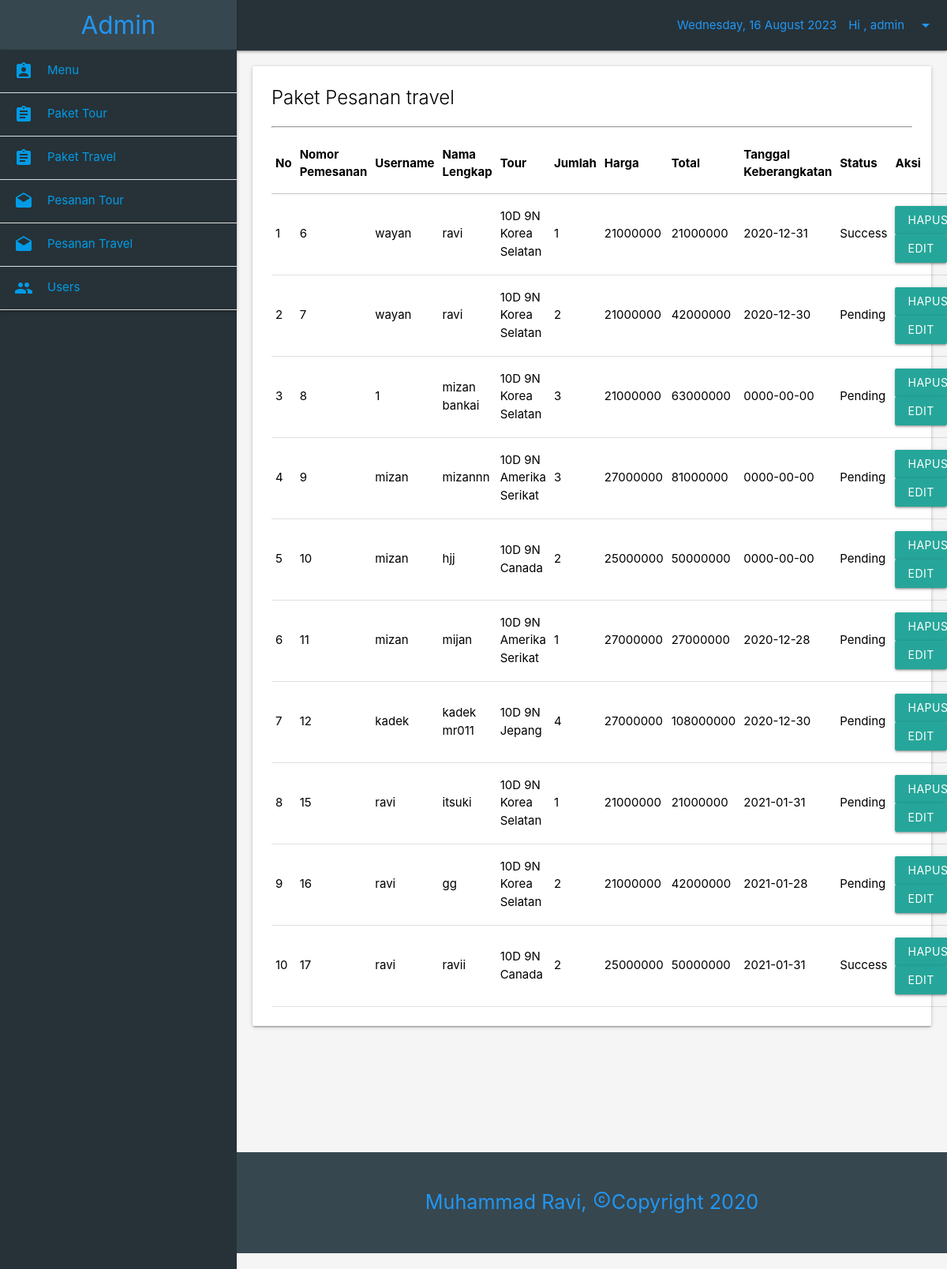
The app's page /admin/pesanantravel.php (signed in) with its own data.
### tables this page shows
CREATE TABLE `pesanan_travel` (
  `nomor_pemesanan` int(11) NOT NULL,
  `username` varchar(255) NOT NULL,
  `nama_lengkap` varchar(255) NOT NULL,
  `nama_travel` varchar(255) NOT NULL,
  `harga` int(100) NOT NULL,
  `jumlah_tiket` int(100) NOT NULL,
  `total` int(100) NOT NULL,
  `tanggal_berangkat` date NOT NULL,
  `status` enum('Pending','Success','Cancel') NOT NULL
);

### admin/config.php (called while the page is built, shortened)
<?php
$koneksi = mysqli_connect("localhost", "root", "", "db_tour_travel");
function query($query) {
	global $koneksi;
	$result = mysqli_query($koneksi, $query);
	$rows = [];
	while ( $row = mysqli_fetch_assoc($result)) {
		$rows[] = $row;
	}
	return $rows;
}
 ?>

### admin/pesanantravel.php (the view, shortened to what this page needs)
<?php
require 'config.php';
$pesan = query("SELECT * FROM pesanan_travel");
 ?>
<!DOCTYPE html>
<html lang="en">
<head>
      <link rel="stylesheet" href="css/icon.css">
      <link type="text/css" rel="stylesheet" href="css/materialize.min.css"  media="screen,projection"/>
      <link rel="stylesheet" type="text/css" href="css/style.css?=1.1">
</head>
<body class="grey lighten-4">
    <div class="row">
        <?php include('sidebar.php'); ?>
      <div class="col s9" style="padding-right: 0; padding-left: 0; /*height: 992px;*/ float: right;">
        <?php include('nav.php'); ?>
        <div class="travel" style="margin-left: 20px;margin-right: 20px; margin-top: 20px;">
        <div class="card white">
        <div class="card-content black-text">
          <span class="card-title" style="margin-bottom: 20px;">Paket Pesanan travel</span>
          <hr>
          <table class="responsive-table">
        <thead>
          <tr>
              <th>No</th>
              <th>Nomor Pemesanan</th>
              <th>Username</th>
              <th>Nama Lengkap</th>
              <th>Tour</th>
              <th>Jumlah</th>
              <th>Harga</th>
              <th>Total</th>
              <th>Tanggal Keberangkatan</th>
              <th>Status</th>
              <th>Aksi</th>
          </tr>
        </thead>
        <tbody>
          <tr>
            <?php $i =1; ?>
          <?php foreach( $pesan as $data) : ?>
          <tr>
            <td><?php echo $i; ?></td>
            <td><?php echo $data["nomor_pemesanan"]; ?></td>
            <td><?php echo $data["username"]; ?></td>
            <td><?php echo $data["nama_lengkap"]; ?></td>
            <td><?php echo $data["nama_travel"]; ?></td>
            <td><?php echo $data["jumlah_tiket"]; ?></td>
            <td><?php echo $data["harga"]; ?></td>
            <td><?php echo $data["total"]; ?></td>
            <td><?php echo $data["tanggal_berangkat"]; ?></td>
            <td><?php echo $data["status"]; ?></td>
            <td><a href="hapuspesantravel.php?id=<?php echo $data["nomor_pemesanan"]; ?>" class="waves-effect waves-light btn">Hapus</a>
                <a href="editpemesanantravel.php?id=<?php echo $data["nomor_pemesanan"]; ?>" class="waves-effect waves-light btn">Edit</a></td>
          </tr>
          <?php $i++; ?>
        <?php endforeach; ?>
          </tr>
        </tbody>
      </table>
        </div>
      </div>
      </div>
        <?php include('footer.php'); ?>
      </div>
    </div>
</body>
</html>

### records on screen
pesanan_travel: nomor_pemesanan "6", username "wayan", nama_lengkap "ravi", nama_travel "10D 9N Korea Selatan", jumlah_tiket "1", harga "21000000", total "21000000", tanggal_berangkat "2020-12-31", status "Success"
pesanan_travel: nomor_pemesanan "7", username "wayan", nama_lengkap "ravi", nama_travel "10D 9N Korea Selatan", jumlah_tiket "2", harga "21000000", total "42000000", tanggal_berangkat "2020-12-30", status "Pending"
pesanan_travel: nomor_pemesanan "8", username "1", nama_lengkap "mizan bankai", nama_travel "10D 9N Korea Selatan", jumlah_tiket "3", harga "21000000", total "63000000", tanggal_berangkat "0000-00-00", status "Pending"
pesanan_travel: nomor_pemesanan "9", username "mizan", nama_lengkap "mizannn", nama_travel "10D 9N Amerika Serikat", jumlah_tiket "3", harga "27000000", total "81000000", tanggal_berangkat "0000-00-00", status "Pending"
pesanan_travel: nomor_pemesanan "10", username "mizan", nama_lengkap "hjj", nama_travel "10D 9N Canada", jumlah_tiket "2", harga "25000000", total "50000000", tanggal_berangkat "0000-00-00", status "Pending"
pesanan_travel: nomor_pemesanan "11", username "mizan", nama_lengkap "mijan", nama_travel "10D 9N Amerika Serikat", jumlah_tiket "1", harga "27000000", total "27000000", tanggal_berangkat "2020-12-28", status "Pending"
pesanan_travel: nomor_pemesanan "12", username "kadek", nama_lengkap "kadek mr011", nama_travel "10D 9N Jepang", jumlah_tiket "4", harga "27000000", total "108000000", tanggal_berangkat "2020-12-30", status "Pending"
pesanan_travel: nomor_pemesanan "15", username "ravi", nama_lengkap "itsuki", nama_travel "10D 9N Korea Selatan", jumlah_tiket "1", harga "21000000", total "21000000", tanggal_berangkat "2021-01-31", status "Pending"
pesanan_travel: nomor_pemesanan "16", username "ravi", nama_lengkap "gg", nama_travel "10D 9N Korea Selatan", jumlah_tiket "2", harga "21000000", total "42000000", tanggal_berangkat "2021-01-28", status "Pending"
pesanan_travel: nomor_pemesanan "17", username "ravi", nama_lengkap "ravii", nama_travel "10D 9N Canada", jumlah_tiket "2", harga "25000000", total "50000000", tanggal_berangkat "2021-01-31", status "Success"

### other values on screen
$_SESSION["admin"] "admin"
